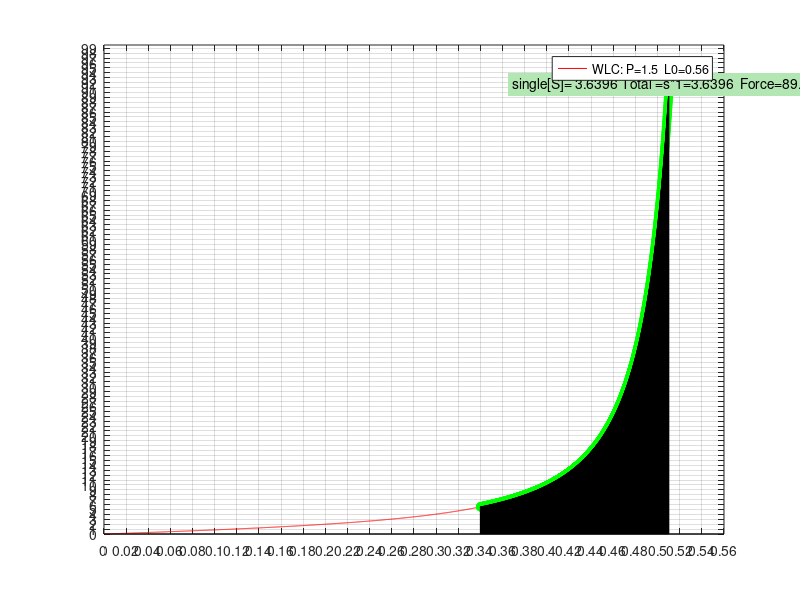

Reproduce this figure in MATLAB.
function [ret ] = Energe_Clac_wlc( )
close all;
intEnd = 0.51;
ntNum = 1;
p_len_dsDNA = 1.5;
c_len_dsDNA = 0.56*ntNum;
presision = 0.0001;
x = presision:presision:(intEnd*ntNum);

F_WLC = (4.2/p_len_dsDNA) * (x/c_len_dsDNA + 0.25*(1-x/c_len_dsDNA).^(-2) - 0.25);
  
h1=plot(x,F_WLC,'r-');
hold on;



sumEnd = intEnd*ntNum;
sumStart = 0.34;

sumEndInd = sumEnd/presision;
sumStartInd = sumStart/presision;

sumData = F_WLC(sumStartInd:sumEndInd);
sumInd = x(sumStartInd:sumEndInd);
Total = sum(sumData)*presision;

plot(sumInd,sumData,'g*');
plot(sumInd,sumData,'go');
bar(sumInd,sumData);

ymin = 0;
yinc = 1;
ymax = F_WLC(sumEndInd)+10;

xmin = 0;
xinc = 0.02;
xmax = sumEnd+0.05;

str = ['single[S]= ' num2str(Total) ' Total =s*' num2str(ntNum) '=' num2str(Total*ntNum) '  Force='  num2str(F_WLC(sumEndInd))];
text(sumEnd, F_WLC(sumEndInd)+2,str,'HorizontalAlignment','center','BackgroundColor',[.7 .9 .7]);

WLCstr = ['WLC: P=' num2str(p_len_dsDNA) '  L0=' num2str(c_len_dsDNA) ];

legend(h1,WLCstr);
axis([ xmin xmax ymin ymax]);

set(gca,'XTick',xmin:xinc:xmax);
set(gca,'YTick',ymin:yinc:ymax);

% dW = F*dL

grid on;
ret = Total;
end